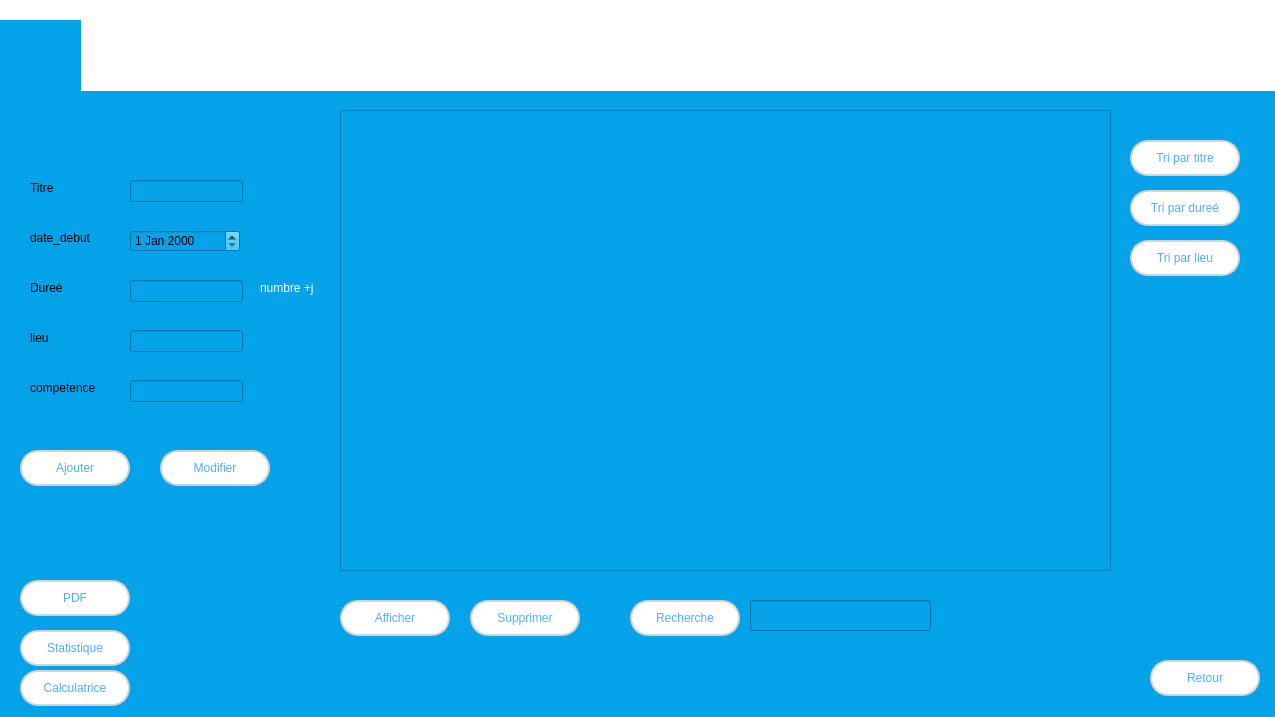
<?xml version="1.0" encoding="UTF-8"?>
<ui version="4.0">
 <class>gestion_formation</class>
 <widget class="QDialog" name="gestion_formation">
  <property name="geometry">
   <rect>
    <x>0</x>
    <y>0</y>
    <width>1275</width>
    <height>717</height>
   </rect>
  </property>
  <property name="windowTitle">
   <string>Dialog</string>
  </property>
  <property name="styleSheet">
   <string notr="true">background-color: #04a2e8;</string>
  </property>
  <widget class="QTableView" name="tableView">
   <property name="geometry">
    <rect>
     <x>340</x>
     <y>110</y>
     <width>771</width>
     <height>461</height>
    </rect>
   </property>
  </widget>
  <widget class="QLabel" name="label">
   <property name="geometry">
    <rect>
     <x>30</x>
     <y>180</y>
     <width>56</width>
     <height>16</height>
    </rect>
   </property>
   <property name="text">
    <string>Titre</string>
   </property>
  </widget>
  <widget class="QLabel" name="label_2">
   <property name="geometry">
    <rect>
     <x>30</x>
     <y>230</y>
     <width>71</width>
     <height>16</height>
    </rect>
   </property>
   <property name="text">
    <string>date_debut</string>
   </property>
  </widget>
  <widget class="QLabel" name="label_3">
   <property name="geometry">
    <rect>
     <x>30</x>
     <y>280</y>
     <width>56</width>
     <height>16</height>
    </rect>
   </property>
   <property name="text">
    <string>Dureé</string>
   </property>
  </widget>
  <widget class="QLabel" name="label_4">
   <property name="geometry">
    <rect>
     <x>30</x>
     <y>330</y>
     <width>91</width>
     <height>16</height>
    </rect>
   </property>
   <property name="text">
    <string>lieu</string>
   </property>
  </widget>
  <widget class="QLineEdit" name="lineEdit">
   <property name="geometry">
    <rect>
     <x>130</x>
     <y>180</y>
     <width>113</width>
     <height>22</height>
    </rect>
   </property>
  </widget>
  <widget class="QLineEdit" name="lineEdit_3">
   <property name="geometry">
    <rect>
     <x>130</x>
     <y>280</y>
     <width>113</width>
     <height>22</height>
    </rect>
   </property>
  </widget>
  <widget class="QLineEdit" name="lineEdit_4">
   <property name="geometry">
    <rect>
     <x>130</x>
     <y>330</y>
     <width>113</width>
     <height>22</height>
    </rect>
   </property>
  </widget>
  <widget class="QPushButton" name="pushButton_4">
   <property name="geometry">
    <rect>
     <x>160</x>
     <y>450</y>
     <width>110</width>
     <height>36</height>
    </rect>
   </property>
   <property name="styleSheet">
    <string notr="true">QPushButton {
    background-color: white;
    border-radius: 18px;
    padding: 5px;
	border: 2px solid lightgrey;
    max-width: 160px;
    min-height: 22px;
	max-height: 22px;
color: #55aaff;
}

QPushButton:hover {
    background-color: rgb(229, 229, 229);
    border: 2px solid darkgrey;
}

QPushButton:pressed {
    background-color: rgb(0, 54, 79);
    border: 2px solid rgb(0, 54, 79);
    padding-top: 6px;
    padding-left: 6px;
}
</string>
   </property>
   <property name="text">
    <string>Modifier</string>
   </property>
  </widget>
  <widget class="QPushButton" name="pushButton_7">
   <property name="geometry">
    <rect>
     <x>20</x>
     <y>580</y>
     <width>110</width>
     <height>36</height>
    </rect>
   </property>
   <property name="styleSheet">
    <string notr="true">QPushButton {
    background-color: white;
    border-radius: 18px;
    padding: 5px;
	border: 2px solid lightgrey;
    max-width: 160px;
    min-height: 22px;
	max-height: 22px;
color: #55aaff;
}

QPushButton:hover {
    background-color: rgb(229, 229, 229);
    border: 2px solid darkgrey;
}

QPushButton:pressed {
    background-color: rgb(0, 54, 79);
    border: 2px solid rgb(0, 54, 79);
    padding-top: 6px;
    padding-left: 6px;
}
</string>
   </property>
   <property name="text">
    <string>PDF</string>
   </property>
  </widget>
  <widget class="QPushButton" name="pushButton_5">
   <property name="geometry">
    <rect>
     <x>20</x>
     <y>450</y>
     <width>110</width>
     <height>36</height>
    </rect>
   </property>
   <property name="styleSheet">
    <string notr="true">QPushButton {
    background-color: white;
    border-radius: 18px;
    padding: 5px;
	border: 2px solid lightgrey;
    max-width: 160px;
    min-height: 22px;
	max-height: 22px;
color: #55aaff;
}

QPushButton:hover {
    background-color: rgb(229, 229, 229);
    border: 2px solid darkgrey;
}

QPushButton:pressed {
    background-color: rgb(0, 54, 79);
    border: 2px solid rgb(0, 54, 79);
    padding-top: 6px;
    padding-left: 6px;
}
</string>
   </property>
   <property name="text">
    <string>Ajouter</string>
   </property>
  </widget>
  <widget class="QPushButton" name="pushButton_6">
   <property name="geometry">
    <rect>
     <x>20</x>
     <y>630</y>
     <width>110</width>
     <height>36</height>
    </rect>
   </property>
   <property name="styleSheet">
    <string notr="true">QPushButton {
    background-color: white;
    border-radius: 18px;
    padding: 5px;
	border: 2px solid lightgrey;
    max-width: 160px;
    min-height: 22px;
	max-height: 22px;
color: #55aaff;
}

QPushButton:hover {
    background-color: rgb(229, 229, 229);
    border: 2px solid darkgrey;
}

QPushButton:pressed {
    background-color: rgb(0, 54, 79);
    border: 2px solid rgb(0, 54, 79);
    padding-top: 6px;
    padding-left: 6px;
}
</string>
   </property>
   <property name="text">
    <string>Statistique</string>
   </property>
  </widget>
  <widget class="QPushButton" name="pushButton_11">
   <property name="geometry">
    <rect>
     <x>1130</x>
     <y>240</y>
     <width>110</width>
     <height>36</height>
    </rect>
   </property>
   <property name="styleSheet">
    <string notr="true">QPushButton {
    background-color: white;
    border-radius: 18px;
    padding: 5px;
	border: 2px solid lightgrey;
    max-width: 160px;
    min-height: 22px;
	max-height: 22px;
color: #55aaff;
}

QPushButton:hover {
    background-color: rgb(229, 229, 229);
    border: 2px solid darkgrey;
}

QPushButton:pressed {
    background-color: rgb(0, 54, 79);
    border: 2px solid rgb(0, 54, 79);
    padding-top: 6px;
    padding-left: 6px;
}
</string>
   </property>
   <property name="text">
    <string>Tri par lieu</string>
   </property>
  </widget>
  <widget class="QPushButton" name="pushButton_8">
   <property name="geometry">
    <rect>
     <x>1130</x>
     <y>140</y>
     <width>110</width>
     <height>36</height>
    </rect>
   </property>
   <property name="styleSheet">
    <string notr="true">QPushButton {
    background-color: white;
    border-radius: 18px;
    padding: 5px;
	border: 2px solid lightgrey;
    max-width: 160px;
    min-height: 22px;
	max-height: 22px;
color: #55aaff;
}

QPushButton:hover {
    background-color: rgb(229, 229, 229);
    border: 2px solid darkgrey;
}

QPushButton:pressed {
    background-color: rgb(0, 54, 79);
    border: 2px solid rgb(0, 54, 79);
    padding-top: 6px;
    padding-left: 6px;
}
</string>
   </property>
   <property name="text">
    <string>Tri par titre</string>
   </property>
  </widget>
  <widget class="QPushButton" name="pushButton_10">
   <property name="geometry">
    <rect>
     <x>1130</x>
     <y>190</y>
     <width>110</width>
     <height>36</height>
    </rect>
   </property>
   <property name="styleSheet">
    <string notr="true">QPushButton {
    background-color: white;
    border-radius: 18px;
    padding: 5px;
	border: 2px solid lightgrey;
    max-width: 160px;
    min-height: 22px;
	max-height: 22px;
color: #55aaff;
}

QPushButton:hover {
    background-color: rgb(229, 229, 229);
    border: 2px solid darkgrey;
}

QPushButton:pressed {
    background-color: rgb(0, 54, 79);
    border: 2px solid rgb(0, 54, 79);
    padding-top: 6px;
    padding-left: 6px;
}
</string>
   </property>
   <property name="text">
    <string>Tri par dureé</string>
   </property>
  </widget>
  <widget class="QPushButton" name="pushButton_3">
   <property name="geometry">
    <rect>
     <x>340</x>
     <y>600</y>
     <width>110</width>
     <height>36</height>
    </rect>
   </property>
   <property name="styleSheet">
    <string notr="true">QPushButton {
    background-color: white;
    border-radius: 18px;
    padding: 5px;
	border: 2px solid lightgrey;
    max-width: 160px;
    min-height: 22px;
	max-height: 22px;
color: #55aaff;
}

QPushButton:hover {
    background-color: rgb(229, 229, 229);
    border: 2px solid darkgrey;
}

QPushButton:pressed {
    background-color: rgb(0, 54, 79);
    border: 2px solid rgb(0, 54, 79);
    padding-top: 6px;
    padding-left: 6px;
}
</string>
   </property>
   <property name="text">
    <string>Afficher</string>
   </property>
  </widget>
  <widget class="QLineEdit" name="lineEdit_8">
   <property name="geometry">
    <rect>
     <x>750</x>
     <y>600</y>
     <width>181</width>
     <height>31</height>
    </rect>
   </property>
  </widget>
  <widget class="QPushButton" name="pushButton_9">
   <property name="geometry">
    <rect>
     <x>630</x>
     <y>600</y>
     <width>110</width>
     <height>36</height>
    </rect>
   </property>
   <property name="styleSheet">
    <string notr="true">QPushButton {
    background-color: white;
    border-radius: 18px;
    padding: 5px;
	border: 2px solid lightgrey;
    max-width: 160px;
    min-height: 22px;
	max-height: 22px;
color: #55aaff;
}

QPushButton:hover {
    background-color: rgb(229, 229, 229);
    border: 2px solid darkgrey;
}

QPushButton:pressed {
    background-color: rgb(0, 54, 79);
    border: 2px solid rgb(0, 54, 79);
    padding-top: 6px;
    padding-left: 6px;
}
</string>
   </property>
   <property name="text">
    <string>Recherche</string>
   </property>
  </widget>
  <widget class="QPushButton" name="pushButton_2">
   <property name="geometry">
    <rect>
     <x>470</x>
     <y>600</y>
     <width>110</width>
     <height>36</height>
    </rect>
   </property>
   <property name="styleSheet">
    <string notr="true">QPushButton {
    background-color: white;
    border-radius: 18px;
    padding: 5px;
	border: 2px solid lightgrey;
    max-width: 160px;
    min-height: 22px;
	max-height: 22px;
color: #55aaff;
}

QPushButton:hover {
    background-color: rgb(229, 229, 229);
    border: 2px solid darkgrey;
}

QPushButton:pressed {
    background-color: rgb(0, 54, 79);
    border: 2px solid rgb(0, 54, 79);
    padding-top: 6px;
    padding-left: 6px;
}
</string>
   </property>
   <property name="text">
    <string>Supprimer</string>
   </property>
  </widget>
  <widget class="QPushButton" name="pushButton">
   <property name="geometry">
    <rect>
     <x>1150</x>
     <y>660</y>
     <width>110</width>
     <height>36</height>
    </rect>
   </property>
   <property name="styleSheet">
    <string notr="true">QPushButton {
    background-color: white;
    border-radius: 18px;
    padding: 5px;
	border: 2px solid lightgrey;
    max-width: 160px;
    min-height: 22px;
	max-height: 22px;
color: #55aaff;
}

QPushButton:hover {
    background-color: rgb(229, 229, 229);
    border: 2px solid darkgrey;
}

QPushButton:pressed {
    background-color: rgb(0, 54, 79);
    border: 2px solid rgb(0, 54, 79);
    padding-top: 6px;
    padding-left: 6px;
}
</string>
   </property>
   <property name="text">
    <string>Retour</string>
   </property>
  </widget>
  <widget class="QPushButton" name="pushButton_12">
   <property name="geometry">
    <rect>
     <x>0</x>
     <y>0</y>
     <width>1551</width>
     <height>91</height>
    </rect>
   </property>
   <property name="styleSheet">
    <string notr="true">QPushButton {
    border: none;
    color: rgb(0, 0, 255); /* Couleur du texte en bleu */
    background-color: rgb(255, 255, 255); /* Couleur de fond blanche */
    font: italic 38pt &quot;Lucida Fax&quot;;
}
</string>
   </property>
   <property name="text">
    <string/>
   </property>
  </widget>
  <widget class="QLabel" name="label_5">
   <property name="geometry">
    <rect>
     <x>30</x>
     <y>380</y>
     <width>71</width>
     <height>16</height>
    </rect>
   </property>
   <property name="text">
    <string>competence</string>
   </property>
  </widget>
  <widget class="QLineEdit" name="lineEdit_5">
   <property name="geometry">
    <rect>
     <x>130</x>
     <y>380</y>
     <width>113</width>
     <height>22</height>
    </rect>
   </property>
  </widget>
  <widget class="QDateEdit" name="dateEdit">
   <property name="geometry">
    <rect>
     <x>130</x>
     <y>230</y>
     <width>110</width>
     <height>22</height>
    </rect>
   </property>
  </widget>
  <widget class="QPushButton" name="pushButton_13">
   <property name="geometry">
    <rect>
     <x>20</x>
     <y>670</y>
     <width>110</width>
     <height>36</height>
    </rect>
   </property>
   <property name="styleSheet">
    <string notr="true">QPushButton {
    background-color: white;
    border-radius: 18px;
    padding: 5px;
	border: 2px solid lightgrey;
    max-width: 160px;
    min-height: 22px;
	max-height: 22px;
color: #55aaff;
}

QPushButton:hover {
    background-color: rgb(229, 229, 229);
    border: 2px solid darkgrey;
}

QPushButton:pressed {
    background-color: rgb(0, 54, 79);
    border: 2px solid rgb(0, 54, 79);
    padding-top: 6px;
    padding-left: 6px;
}
</string>
   </property>
   <property name="text">
    <string>Calculatrice</string>
   </property>
  </widget>
  <widget class="QLabel" name="label_6">
   <property name="geometry">
    <rect>
     <x>0</x>
     <y>20</y>
     <width>81</width>
     <height>71</height>
    </rect>
   </property>
   <property name="styleSheet">
    <string notr="true">image: url(:/aa/2.png);</string>
   </property>
   <property name="text">
    <string/>
   </property>
  </widget>
  <widget class="QLabel" name="label_7">
   <property name="geometry">
    <rect>
     <x>260</x>
     <y>280</y>
     <width>71</width>
     <height>16</height>
    </rect>
   </property>
   <property name="styleSheet">
    <string notr="true">color: white;</string>
   </property>
   <property name="text">
    <string>numbre +j</string>
   </property>
  </widget>
 </widget>
 <resources/>
 <connections/>
</ui>
